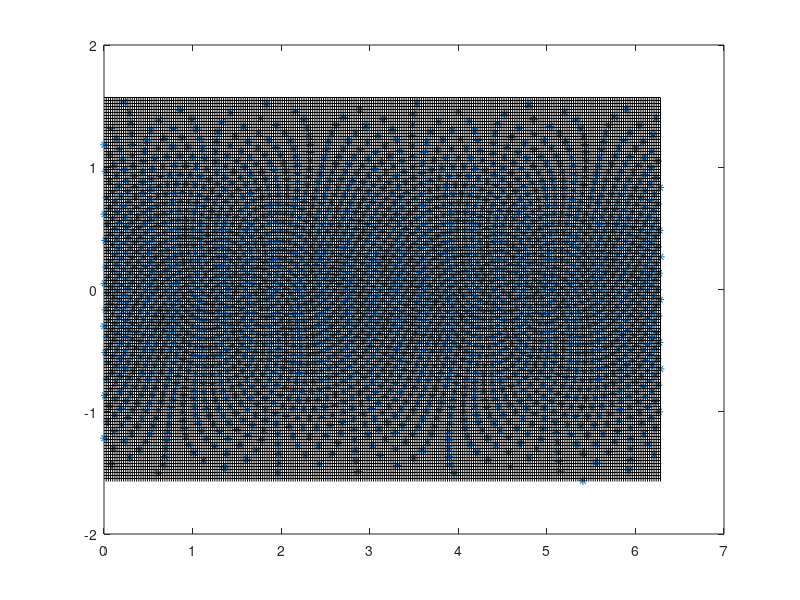

Write MATLAB code to recreate this figure.
% Generate approximately evenly distributed points on sphere using
% Golden Section spiral algorithm 
%    http://www.softimageblog.com/archives/115

%% DART software - Copyright UCAR. This open source software is provided
% by UCAR, "as is", without charge, subject to all terms of use at
% http://www.image.ucar.edu/DAReS/DART/DART_download
%
% DART $Id: even_sphere_dense.m 10990 2017-02-02 23:39:18Z thoar@ucar.edu $

close all; clear;

% this differs from the original in that it quits at 150 mb (since
% we rarely assimilate obs above this level), and it's more dense
% than the original 600 points to generate more obs to assimilate.
% i would like to do something about the 1000mb level since with
% any topography it will be below the lowest pressure level in the
% model.  as a compromise, i am generating several extra levels near
% the bottom which are NOT MANDATORY levels.

% Generate obs_sequence input for this problem
% levels used here are : 1000 mb, 950mb, 900mb, 850mb, 800 mb, 750 mb, 
% 700mb, 650mb, 600mb, 550mb, 500mb, 400 mb, 300 mb, 200 mb, 150 mb

% For diagnostic test need a null data value and a null qc value
diagnostic_test = false;

% Input is in hectopascals
levels = [1000 950 900 850 800 750 700 650 600 550 500 400 300 200 150];

% Date information is overwritten by create_fixed_network_sequence
year = 2008;
month = 10;
day = 1;
hour = 0;

% Number of roughly evenly distributed points in horizontal
n = 2500;
x(1:n) = 0;
y(1:n) = 0;
z(1:n) = 0;

% Total number of observations at single time is levels*n*3
num_obs = size(levels, 2) * n * 3;
 
inc = pi * (3 - sqrt(5));
off = 2 / n;
for k = 1:n
   y(k) = (k-1) * off - 1 + (off / 2);
   r = sqrt(1 - y(k)*y(k));
   phi = (k-1) * inc; 
   x(k) = cos(phi) * r;
   z(k) = sin(phi) * r;
end 

% Now convert to latitude and longitude
for k = 1:n
   lon(k) = atan2(y(k), x(k)) + pi;
   lat(k) = asin(z(k));
   % Input is in degrees of lat and longitude
   dlon(k) = rad2deg(lon(k));
   dlat(k) = rad2deg(lat(k));
end

% Need to generate output for driving create_obs_sequence
fid = fopen('even_create_input', 'w');

% Output the total number of observations
fprintf(fid, '%6i\n', num_obs);
% 0 copies of data
if(diagnostic_test) 
   fprintf(fid, '%2i\n', 1);
else
   fprintf(fid, '%2i\n', 0);
end

% 0 QC fields
if(diagnostic_test) 
   fprintf(fid, '%2i\n', 1);
else
   fprintf(fid, '%2i\n', 0);
end

% Metadata for data copy
if(diagnostic_test)
   fprintf(fid, '"observations"\n');
end
% Metadata for qc
if(diagnostic_test)
   fprintf(fid, '"Quality Control"\n');
end


% Loop to create each observation
for hloc = 1:n
   for vloc = 1:size(levels, 2)
      for field = 1:3
         % 0 indicates that there is another observation; 
         fprintf(fid, '%2i\n', 0);
         % Specify obs kind by string
         if(field == 1)
            fprintf(fid, 'RADIOSONDE_TEMPERATURE\n');
         elseif(field == 2)
            fprintf(fid, 'RADIOSONDE_U_WIND_COMPONENT\n');
         elseif(field == 3)
            fprintf(fid, 'RADIOSONDE_V_WIND_COMPONENT\n');
         end
         % Select pressure as the vertical coordinate
         fprintf(fid, '%2i\n', 2);
         % The vertical pressure level
         fprintf(fid, '%5i\n', levels(vloc));
         % Lon and lat in degrees next
         fprintf(fid, '%6.2f\n', dlon(hloc));
         fprintf(fid, '%6.2f\n', dlat(hloc));
         % Now the date and time
         fprintf(fid, '%5i %3i %3i %3i %2i %2i \n', year, month, day, hour, 0, 0);
         % Finally, the error variance, 1 for temperature, 4 for winds
         if(field == 1)
            fprintf(fid, '%2i\n', 1);
         else
            fprintf(fid, '%2i\n', 4);
         end
     
         % Need value and qc for testing
         if(diagnostic_test)
            fprintf(fid, '%2i\n', 1);
            fprintf(fid, '%2i\n', 0);
         end
      end   
   end
end

% File name
fprintf(fid, 'set_def.out\n');

% Done with output, close file
fclose(fid);



% Some plotting to visualize this observation set
plot(lon, lat, '*');
hold on

% Plot an approximate CAM T85 grid for comparison
% 256x128 points on A-grid
% Plot latitude lines first
del_lat = pi / 128;
for i = 1:128
   glat = del_lat * i - pi/2;
   a = [0 2*pi];
   b = [glat glat];
   plot(a, b, 'k');
end

del_lon = 2*pi / 256;
for i = 1:256
   glon = del_lon*i;
   a = [glon glon];
   b = [-pi/2,  pi/2];
   plot(a, b, 'k');
end

% <next few lines under version control, do not edit>
% $URL: https://svn-dares-dart.cgd.ucar.edu/DART/releases/Manhattan/observations/obs_converters/even_sphere/even_sphere_dense.m $
% $Revision: 10990 $
% $Date: 2017-02-02 16:39:18 -0700 (Thu, 02 Feb 2017) $
